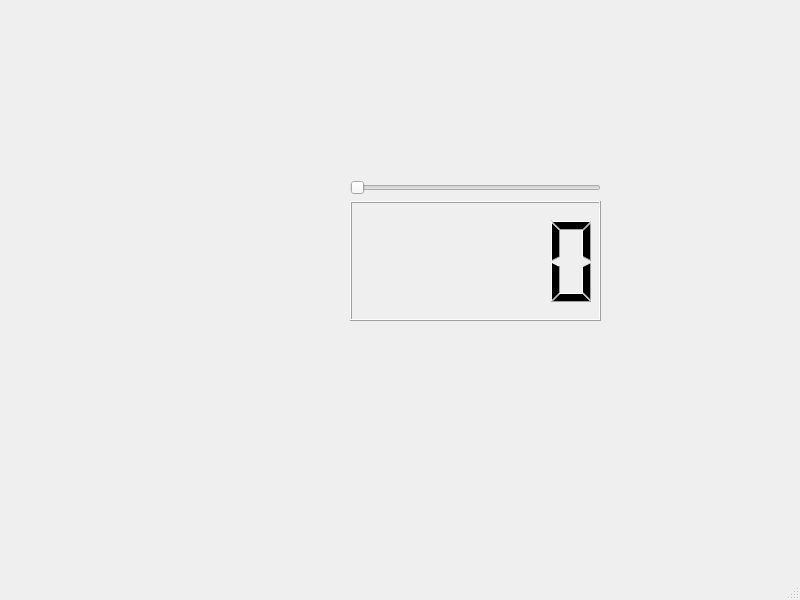
<?xml version="1.0" encoding="UTF-8"?>
<ui version="4.0">
 <class>MainWindow</class>
 <widget class="QMainWindow" name="MainWindow">
  <property name="geometry">
   <rect>
    <x>0</x>
    <y>0</y>
    <width>800</width>
    <height>600</height>
   </rect>
  </property>
  <property name="windowTitle">
   <string>MainWindow</string>
  </property>
  <widget class="QWidget" name="centralwidget">
   <widget class="QWidget" name="">
    <property name="geometry">
     <rect>
      <x>350</x>
      <y>180</y>
      <width>251</width>
      <height>141</height>
     </rect>
    </property>
    <layout class="QVBoxLayout" name="verticalLayout">
     <item>
      <widget class="QSlider" name="horizontalSlider">
       <property name="orientation">
        <enum>Qt::Horizontal</enum>
       </property>
      </widget>
     </item>
     <item>
      <widget class="QLCDNumber" name="lcdNumber"/>
     </item>
    </layout>
   </widget>
  </widget>
  <widget class="QMenuBar" name="menubar">
   <property name="geometry">
    <rect>
     <x>0</x>
     <y>0</y>
     <width>800</width>
     <height>21</height>
    </rect>
   </property>
  </widget>
  <widget class="QStatusBar" name="statusbar"/>
 </widget>
 <resources/>
 <connections>
  <connection>
   <sender>horizontalSlider</sender>
   <signal>valueChanged(int)</signal>
   <receiver>lcdNumber</receiver>
   <slot>display(int)</slot>
   <hints>
    <hint type="sourcelabel">
     <x>425</x>
     <y>216</y>
    </hint>
    <hint type="destinationlabel">
     <x>450</x>
     <y>245</y>
    </hint>
   </hints>
  </connection>
 </connections>
</ui>
